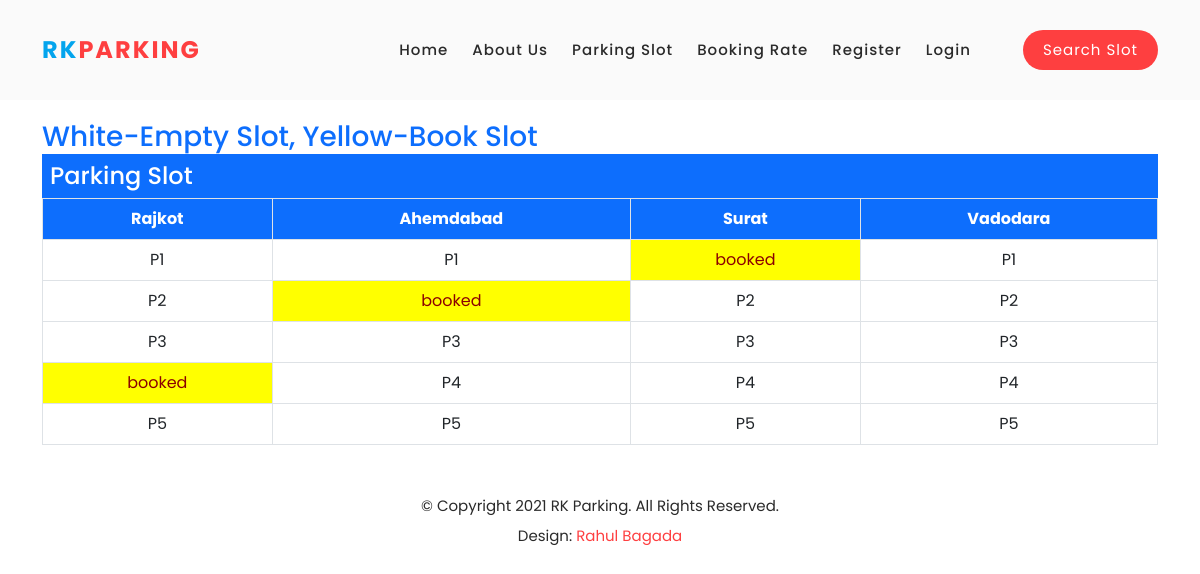
/parkingslot, run on the app's committed database.
### tables this page shows
CREATE TABLE `tbl_slot` (
  `id` int(11) NOT NULL,
  `Rajkot` varchar(255) NOT NULL,
  `Ahemdabad` varchar(255) NOT NULL,
  `Surat` varchar(255) NOT NULL,
  `Vadodara` varchar(255) NOT NULL
);

### index.php (called while the page is built)
<?php
    require_once("controller/controller.php");
?>

### model/model.php (called while the page is built, shortened)
<?php
class model
{
        public $con="";
        public function __construct()
        {
            try
            {
                $this->con=mysqli_connect("localhost","root","","eparking");
            }
            catch(Exception $e)
            {
                die(mysqli_error($this->con));
            }
        }
    public function selectdata($table)
    {
   $select="select * from $table";
    $query=mysqli_query($this->con,$select);
    while($fetch=mysqli_fetch_array($query))
    {
         $arr[]=$fetch;
    }
    return $arr;
}
}
?>

### parkingslot.php (the view, shortened to what this page needs)
<div id="services" class="our-services section">
    <div class="container">
            <h3 class="text-primary">White-Empty Slot, Yellow-Book Slot</h3>
        <div class="wow fadeInRight" data-wow-duration="1s" data-wow-delay="0.2s">
          <h4 class="text-white p-2 bg-primary">Parking Slot</h4>
          <table class="table table-bordered">
          <tr align="center" class="bg-primary text-white">
            <th>
              Rajkot
            </th>
            <th>
              Ahemdabad
            </th>
            <th>
              Surat
            </th>
            <th>
              Vadodara
            </th>
          </tr>
          <?php
                foreach($slot as $row)
                {
?>
          <tr align="center">
           <td id="" class="<?php echo ($row["Rajkot"] == "booked")?"td-booked":""; ?>">
               <?php  echo $row["Rajkot"]; ?>
           </td>
               <td id="" class="<?php echo ($row["Ahemdabad"] == "booked")?"td-booked":""; ?>">
               <?php  echo $row["Ahemdabad"]; ?>
               </td>
               <td id="" class="<?php echo ($row["Surat"] == "booked")?"td-booked":""; ?>">
               <?php  echo $row["Surat"]; ?>
               </td>
               <td id="" class="<?php echo ($row["Vadodara"] == "booked")?"td-booked":""; ?>">
               <?php  echo $row["Vadodara"]; ?>
               </td>
           </tr>
<?php
        }
        ?>
          </table>
        </div>
    </div>
  </div>

### controller/controller.php (shortened to what this page needs)
<?php
    require_once("model/model.php");
    class controller extends model
    {
        public function __construct()
        {
            $fetch2=$this->selectdata('register');
            $fetch=$this->selectdata('tbl_city');
            $fetch1=$this->selectdata('parkingslot');
            $shwslot=$this->selectdata('tbl_bookslot');
            $slot=$this->selectdata('tbl_slot');
             if(isset($_SERVER["PATH_INFO"]))
             {
                 switch($_SERVER["PATH_INFO"])
                 {
                     case '/parkingslot';
                     require_once("index.php");
                     require_once("header.php");
                     require_once("parkingslot.php");
                     require_once("footer.php");
                     break;
               }
            }
          }
    }
    $obj=new controller;
?>

### header.php (shortened to what this page needs)
<?php
        $mainurl="http://localhost/E-parking/";
?>
<!DOCTYPE html>
<html lang="en">
  <head>
    <link href="vendor/bootstrap/css/bootstrap.min.css" rel="stylesheet">
    <link rel="stylesheet" href="assets/css/fontawesome.css">
    <link rel="stylesheet" href="assets/css/templatemo-space-dynamic.css">
    <link rel="stylesheet" href="assets/css/animated.css">
    <link rel="stylesheet" href="assets/css/owl.css">
  </head>
<body>
  <header class="header-area header-sticky wow slideInDown" data-wow-duration="0.75s" data-wow-delay="0s">
    <div class="container">
      <div class="row">
        <div class="col-12">
          <nav class="main-nav">
            <a href="#" class="logo">
            <?php if(isset($_SESSION["id"])){?>
            <h4>Welcome:<span><?php echo ucwords($_SESSION["username"]); ?></span></h4>
              <?php }else{?>
                <h4>RK<span>Parking</span></h4>
              <?php } ?>
            </a>
            <ul class="nav">
              <li class="scroll-to-section"><a href="<?php echo $mainurl; ?>" >Home</a></li>
              <li class="scroll-to-section "><a href="<?php echo $mainurl; ?>about">About Us</a></li>
              <li class="scroll-to-section"><a href="<?php echo $mainurl; ?>parkingslot">Parking Slot</a></li>
              <?php if(!isset($_SESSION["id"])) { ?>
                <li class="scroll-to-section"><a href="<?php echo $mainurl; ?>rate">Booking Rate</a></li>
              <li class="scroll-to-section"><a href="<?php echo $mainurl; ?>register">Register</a></li>
              <li class="scroll-to-section"><a href="<?php echo $mainurl; ?>login">Login</a></li>
              <?php }else{ ?>
                <li class="scroll-to-section"><a href="<?php echo $mainurl; ?>?logout-here">Logout</a></li>
                <?php } ?>
              <li class="scroll-to-section"><div class="main-red-button"><a href="<?php echo $mainurl; ?>search">Search Slot</a></div></li>
            </ul>
          </nav>
        </div>
      </div>
    </div>
  </header>

### footer.php (shortened to what this page needs)
  <footer>
    <div class="container">
      <div class="row">
        <div class="col-lg-12 wow fadeIn" data-wow-duration="1s" data-wow-delay="0.25s">
          <p>© Copyright 2021 RK Parking. All Rights Reserved.
          <br>Design: <a rel="nofollow" href="#">Rahul Bagada</a></p>
        </div>
      </div>
    </div>
  </footer>
</body>
</html>

### assets/css/templatemo-space-dynamic.css (style rules this page uses)
html, body, div, span, applet, object, iframe, h1, h2, h3, h4, h5, h6, p, blockquote, div pre, a, abbr, acronym, address, big, cite, code, del, dfn, em, font, img, ins, kbd, q, s, samp, small, strike, strong, sub, sup, tt, var, b, u, i, center, dl, dt, dd, ol, ul, li, figure, header, nav, section, article, aside, footer, figcaption { margin: 0; padding: 0; border: 0; outline: 0; }
ul, li { padding: 0; margin: 0; list-style: none; }
header, nav, section, article, aside, footer, hgroup { display: block; }
* { box-sizing: border-box; }
html, body { font-family: 'Poppins', sans-serif; font-weight: 400; background-color: #fff; -ms-text-size-adjust: 100%; -webkit-font-smoothing: antialiased; -moz-osx-font-smoothing: grayscale; }
a { text-decoration: none !important; }
h1, h2, h3, h4, h5, h6 { margin-top: 0px; margin-bottom: 0px; }
ul { margin-bottom: 0px; }
p { font-size: 15px; line-height: 30px; color: #2a2a2a; }
html, body { background: #fff; font-family: 'Poppins', sans-serif; }
.main-red-button a { display: inline-block; background-color: #fe3f40; font-size: 15px; font-weight: 400; color: #fff; text-transform: capitalize; padding: 12px 25px; border-radius: 23px; letter-spacing: 0.25px; }
.header-area { background-color: #fafafa; position: absolute; top: 0px; left: 0px; right: 0px; z-index: 100; height: 100px; -webkit-transition: all .5s ease 0s; -moz-transition: all .5s ease 0s; -o-transition: all .5s ease 0s; transition: all .5s ease 0s; }
.header-area .main-nav { min-height: 80px; background: transparent; }
.header-area .main-nav .logo { line-height: 100px; color: #fff; font-size: 24px; font-weight: 700; text-transform: uppercase; letter-spacing: 2px; float: left; -webkit-transition: all 0.3s ease 0s; -moz-transition: all 0.3s ease 0s; -o-transition: all 0.3s ease 0s; transition: all 0.3s ease 0s; }
.header-area .main-nav .logo h4 { font-size: 24px; font-weight: 700; text-transform: uppercase; color: #03a4ed; line-height: 100px; float: left; -webkit-transition: all 0.3s ease 0s; -moz-transition: all 0.3s ease 0s; -o-transition: all 0.3s ease 0s; transition: all 0.3s ease 0s; }
.logo h4 span { color: #fe3f40; }
.header-area .main-nav .nav { float: right; margin-top: 30px; margin-right: 0px; background-color: transparent; -webkit-transition: all 0.3s ease 0s; -moz-transition: all 0.3s ease 0s; -o-transition: all 0.3s ease 0s; transition: all 0.3s ease 0s; position: relative; z-index: 999; }
.header-area .main-nav .nav li { padding-left: 20px; padding-right: 20px; }
.header-area .main-nav .nav li:last-child { padding-right: 0px; padding-left: 40px; }
.header-area .main-nav .nav li:last-child a , .background-header .main-nav .nav li:last-child a { color: #fff !important; padding: 0px 20px; font-weight: 400; }
.header-area .main-nav .nav li a { display: block; font-weight: 500; font-size: 15px; color: #2a2a2a; text-transform: capitalize; -webkit-transition: all 0.3s ease 0s; -moz-transition: all 0.3s ease 0s; -o-transition: all 0.3s ease 0s; transition: all 0.3s ease 0s; height: 40px; line-height: 40px; border: transparent; letter-spacing: 1px; }
.header-area .main-nav .nav li a { color: #2a2a2a; }
.header-area.header-sticky { min-height: 80px; }
.header-area .nav { margin-top: 30px; }
@media (max-width: 1200px) { .header-area .main-nav .nav li { padding-left: 12px; padding-right: 12px; } }
@media (max-width: 1200px) { .header-area .main-nav:before { display: none; } }
@media (min-width: 767px) { .header-area .main-nav .nav { display: flex !important; } }
.our-services { margin-top: 0px; padding-top: 120px; }
footer p { text-align: center; margin: 30px 0px 45px 0px; }
footer p a { color: #fe3f40; }

### parkingslot.php (style rules this page uses)
.td-booked { background-color: #FFFF00 !important; color: darkred !important; }

### data on the page
tbl_slot: Rajkot "P1", Ahemdabad "P1", Surat "booked", Vadodara "P1"
tbl_slot: Rajkot "P2", Ahemdabad "booked", Surat "P2", Vadodara "P2"
tbl_slot: Rajkot "P3", Ahemdabad "P3", Surat "P3", Vadodara "P3"
tbl_slot: Rajkot "booked", Ahemdabad "P4", Surat "P4", Vadodara "P4"
tbl_slot: Rajkot "P5", Ahemdabad "P5", Surat "P5", Vadodara "P5"
